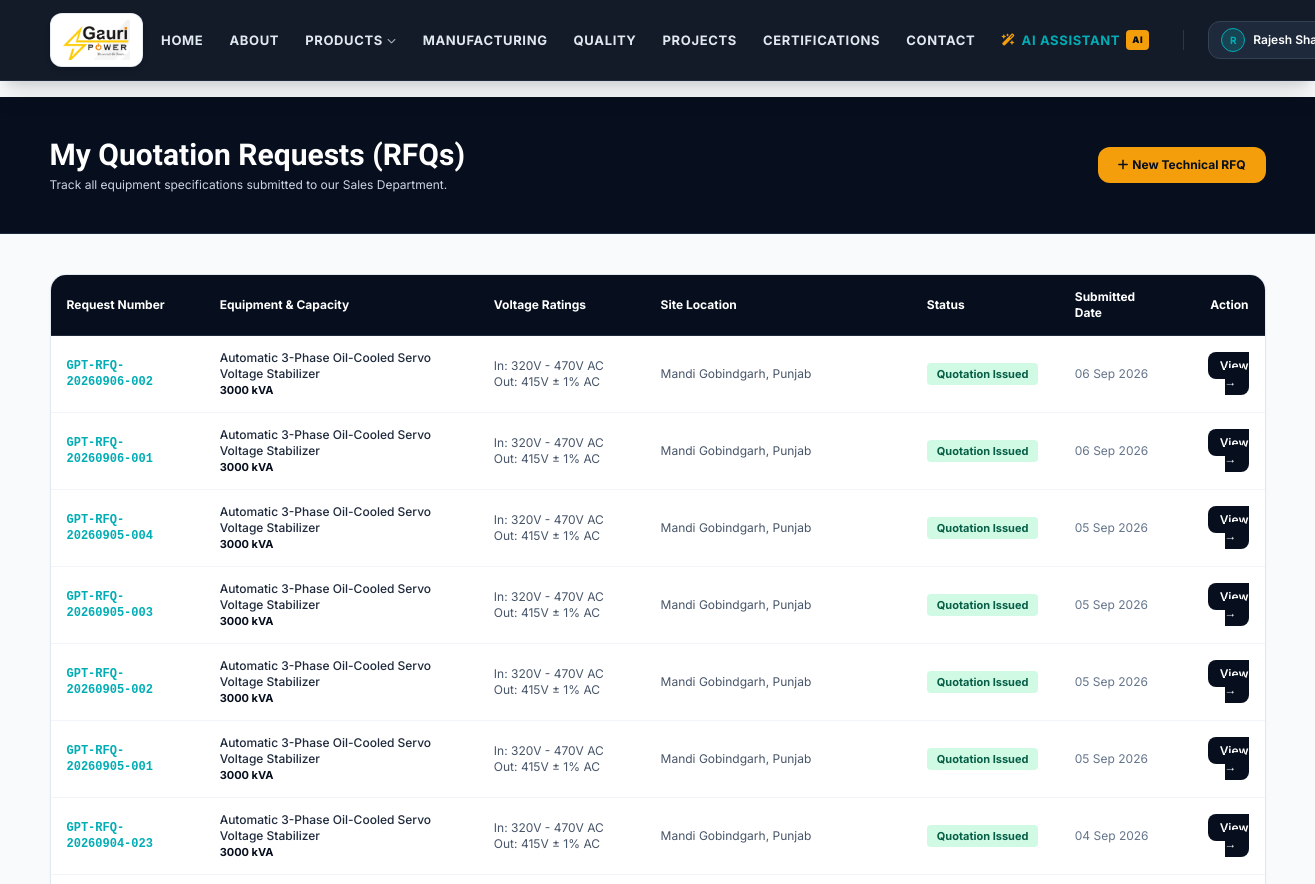
Page /my-requests (signed in, upper part) on the earlier database version.
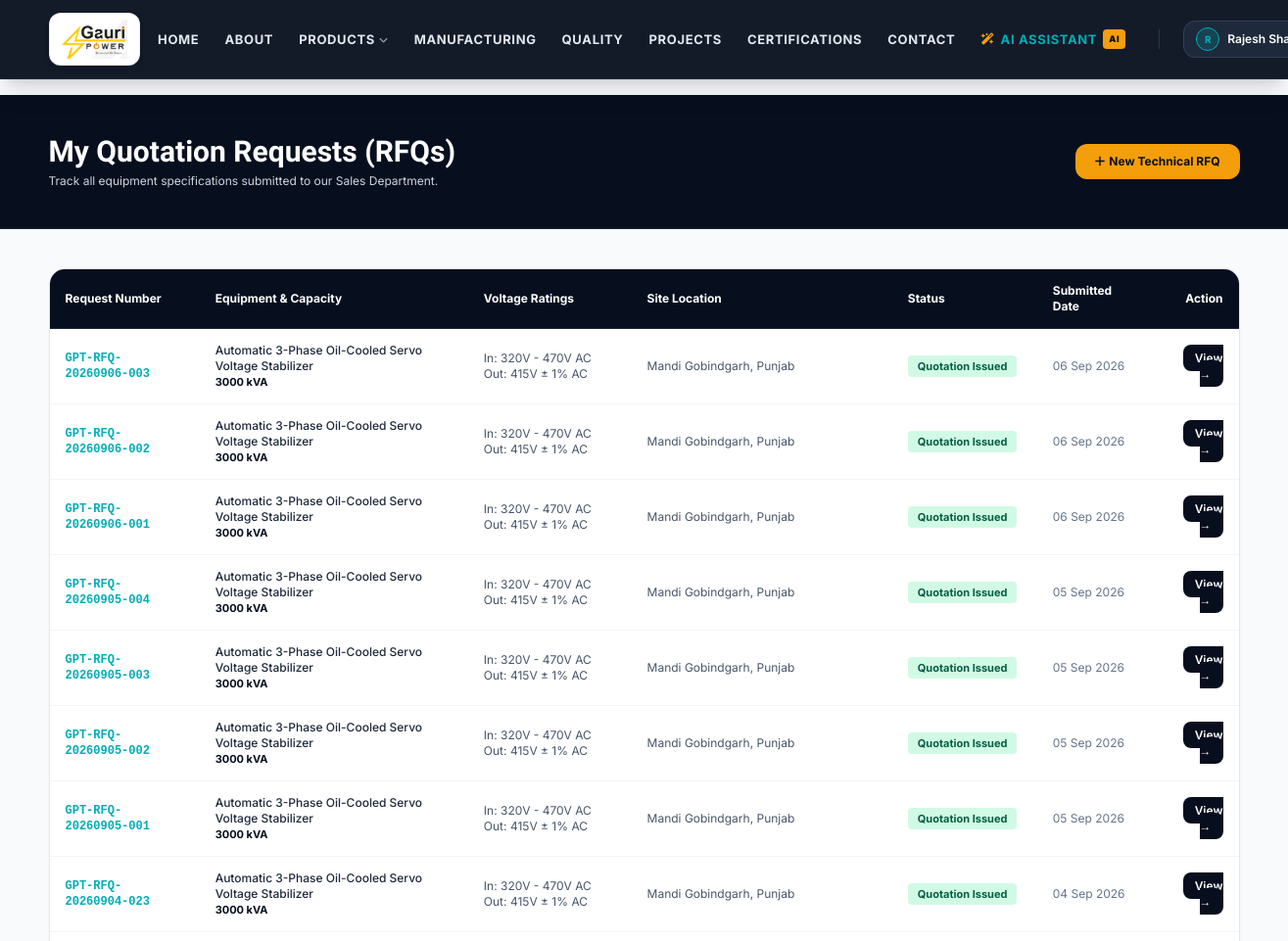
Same page on the later database version.
### models.py (models this page shows, shortened)
class QuotationRequest(db.Model):
    __tablename__ = 'quotation_requests'
    id = db.Column(db.Integer, primary_key=True)
    request_number = db.Column(db.String(50), unique=True, nullable=False, index=True)
    user_id = db.Column(db.Integer, db.ForeignKey('users.id'), nullable=False)
    customer_name = db.Column(db.String(150), nullable=False)
    company_name = db.Column(db.String(200), nullable=False)
    contact_number = db.Column(db.String(30), nullable=False)
    email = db.Column(db.String(150), nullable=False)
    address_line = db.Column(db.String(255), nullable=False)
    city = db.Column(db.String(100), nullable=False)
    state = db.Column(db.String(100), nullable=False)
    postal_code = db.Column(db.String(30), nullable=False)
    country = db.Column(db.String(100), default='India')
    customer_type = db.Column(db.String(50), default='End Customer', nullable=True)
    product_category = db.Column(db.String(100), nullable=True)
    input_voltage = db.Column(db.String(100), nullable=False)
    output_voltage = db.Column(db.String(100), nullable=False)
    selected_capacity = db.Column(db.String(100), nullable=False)
    suggested_transformer = db.Column(db.String(255), nullable=True)
    suggestion_disclaimer = db.Column(
        db.String(255),
        default='Preliminary algorithmic recommendation. Not an official technical approval. Our technical team will review specifications.'
    )
    oltc_required = db.Column(db.String(30), nullable=False, default='Not Sure')
    additional_requirements = db.Column(db.Text, nullable=True)
    uploaded_document_name = db.Column(db.String(255), nullable=True)
    uploaded_document_path = db.Column(db.String(255), nullable=True)
    status = db.Column(db.String(50), default='Pending Sales Review', nullable=False, index=True)
    sales_notes = db.Column(db.Text, nullable=True)
    created_at = db.Column(db.DateTime, default=lambda: datetime.now(timezone.utc))
    updated_at = db.Column(db.DateTime, default=lambda: datetime.now(timezone.utc), onupdate=lambda: datetime.now(timezone.utc))
    quotations = db.relationship('Quotation', backref='request', lazy='dynamic')
    @property
    def suggested_equipment(self):
        return self.suggested_transformer
    @property
    def capacity_kva(self):
        return self.selected_capacity
    @property
    def site_location(self):
        return self.address_line
    @property
    def product(self):
        return Product.query.filter((Product.category == self.product_category) | (Product.name == self.product_category)).first()

class Product(db.Model):
    __tablename__ = 'products'
    id = db.Column(db.Integer, primary_key=True)
    slug = db.Column(db.String(100), unique=True, nullable=False, index=True)
    name = db.Column(db.String(200), nullable=False)
    category = db.Column(db.String(100), nullable=False)
    short_description = db.Column(db.Text, nullable=False)
    full_description = db.Column(db.Text, nullable=False)
    capacity_range = db.Column(db.String(100), nullable=False)
    voltage_range = db.Column(db.String(100), nullable=False)
    efficiency = db.Column(db.String(50), default='> 99%')
    warranty = db.Column(db.String(50), default='5 Years in India')
    cooling_type = db.Column(db.String(100), default='Air Cooled / Oil Cooled')
    duty_cycle = db.Column(db.String(100), default='100% Continuous')
    salient_features = db.Column(db.JSON, nullable=True)
    technical_specs = db.Column(db.JSON, nullable=True)
    applications = db.Column(db.JSON, nullable=True)
    image_url = db.Column(db.String(255), nullable=False)
    is_featured = db.Column(db.Boolean, default=False)

### routes_portal.py (the view)
@portal_bp.route('/my-requests')
@login_required
def my_requests():
    requests = QuotationRequest.query.filter_by(user_id=current_user.id).order_by(QuotationRequest.created_at.desc()).all()
    return render_template('portal/requests.html', requests=requests)

### models.py (called while the page is built)
    @property
    def is_dealer(self):
        return self.role == 'dealer'

    @property
    def is_staff(self):
        return self.role in ('sales_staff', 'admin')

### templates/portal/requests.html (shortened to what the changed rows need)
{% extends 'base.html' %}
{% block content %}
<div class="bg-industrial-900 text-white py-10 border-b border-slate-800">
    <div class="max-w-7xl mx-auto px-4 sm:px-6 lg:px-8 flex flex-col sm:flex-row justify-between sm:items-center gap-4">
        <div>
            <h1 class="font-heading text-3xl font-extrabold text-white">My Quotation Requests (RFQs)</h1>
        </div>
    </div>
</div>
<div class="py-10 bg-slate-50 min-h-[80vh]">
    <div class="max-w-7xl mx-auto px-4 sm:px-6 lg:px-8">
        {% if requests %}
        <div class="bg-white rounded-2xl border border-slate-200 shadow-sm overflow-hidden">
            <div class="overflow-x-auto">
                <table class="w-full text-left text-xs border-collapse">
                    <thead>
                        <tr class="bg-industrial-900 text-white border-b border-slate-800">
                            <th class="py-3.5 px-4 font-bold">Request Number</th>
                            <th class="py-3.5 px-4 font-bold">Equipment & Capacity</th>
                            <th class="py-3.5 px-4 font-bold">Voltage Ratings</th>
                            <th class="py-3.5 px-4 font-bold">Site Location</th>
                            <th class="py-3.5 px-4 font-bold">Status</th>
                            <th class="py-3.5 px-4 font-bold">Submitted Date</th>
                            <th class="py-3.5 px-4 font-bold text-right">Action</th>
                        </tr>
                    </thead>
                    <tbody class="divide-y divide-slate-100">
                        {% for r in requests %}
                        <tr class="hover:bg-slate-50 transition-colors">
                            <td class="py-3.5 px-4 font-mono font-bold text-industrial-900">
                                <a href="{{ url_for('portal.request_detail', request_number=r.request_number) }}" class="text-electric-cyan hover:underline">
                                    {{ r.request_number }}
                                </a>
                            </td>
                            <td class="py-3.5 px-4 font-medium text-slate-800">
                                {{ r.product.name if r.product else 'Custom Unit' }}
                                <span class="block text-[11px] font-bold text-industrial-900">{{ r.capacity_kva }}</span>
                            </td>
                            <td class="py-3.5 px-4 text-slate-600">
                                In: {{ r.input_voltage }}<br>Out: {{ r.output_voltage }}
                            </td>
                            <td class="py-3.5 px-4 text-slate-600">
                                {{ r.site_location }}, {{ r.state }}
                            </td>
                            <td class="py-3.5 px-4">
                                <span class="px-2.5 py-1 rounded text-[11px] font-bold {% if r.status == 'Quotation Issued' %}bg-emerald-100 text-emerald-800{% elif r.status == 'Under Technical Review' %}bg-sky-100 text-sky-800{% elif r.status == 'Quotation Under Preparation' %}bg-indigo-100 text-indigo-800{% else %}bg-amber-100 text-amber-900{% endif %}">
                                    {{ r.status }}
                                </span>
                            </td>
                            <td class="py-3.5 px-4 text-slate-500">
                                {{ r.created_at.strftime('%d %b %Y') }}
                            </td>
                            <td class="py-3.5 px-4 text-right">
                                <a href="{{ url_for('portal.request_detail', request_number=r.request_number) }}" class="px-3 py-1.5 bg-industrial-900 text-white rounded-lg font-semibold hover:bg-industrial-800">
                                    View &rarr;
                                </a>
                            </td>
                        </tr>
                        {% endfor %}
                    </tbody>
                </table>
            </div>
        </div>
        {% endif %}
    </div>
</div>
{% endblock %}

Differences in the rows shown:
added QuotationRequest: request_number "GPT-RFQ-20260906-003", product "Automatic 3-Phase Oil-Cooled Servo Voltage Stabilizer", capacity_kva "3000 kVA", input_voltage "320V - 470V AC", output_voltage "415V ± 1% AC", site_location "Mandi Gobindgarh", state "Punjab", status "Quotation Issued", created_at "06 Sep 2026"
